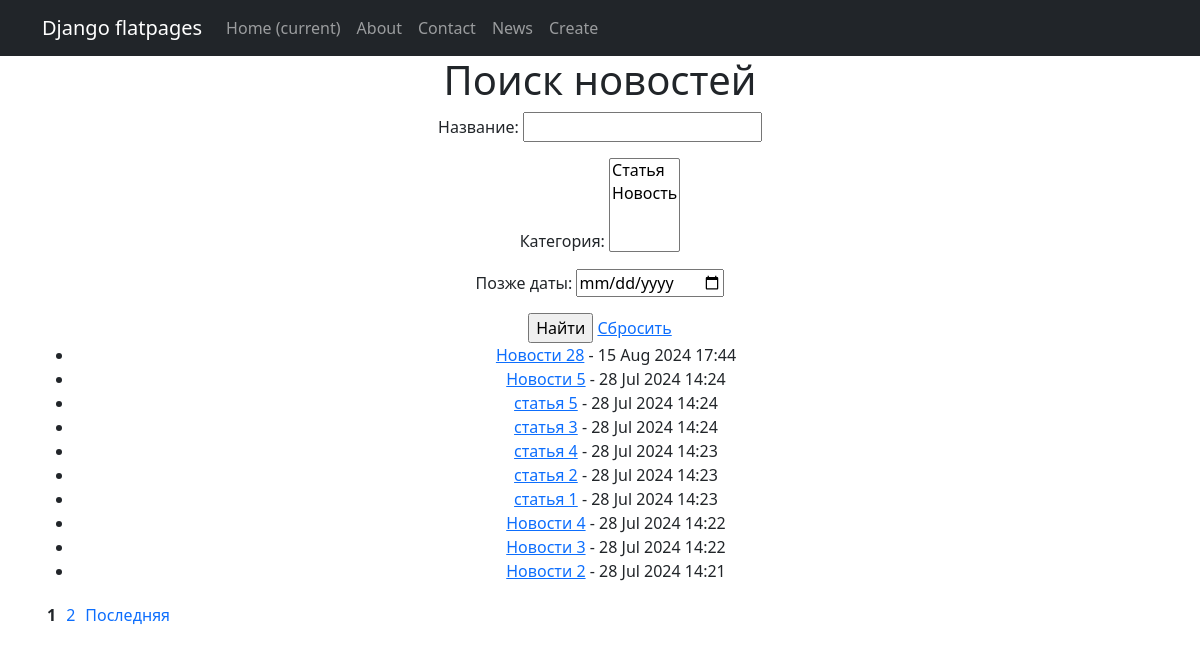
Page /news/news/search/ on the committed database.
### NewsApp/models.py (models this page shows, shortened)
class Post(models.Model):
    author = models.ForeignKey(Author, on_delete=models.CASCADE)
    NEWS = 'NW'
    ARTICLE = 'AR'
    CATEGORY_CHOICES = (
        (NEWS, 'Новость'),
        (ARTICLE, 'Статья')
    )
    categoryType = models.CharField(max_length=2, choices=CATEGORY_CHOICES, default=NEWS)
    dateCreation = models.DateTimeField(auto_now_add=True)
    postCategory = models.ManyToManyField(Category, through='PostCategory')
    title = models.CharField(max_length=128)
    text = models.TextField()
    rating = models.SmallIntegerField(default=0)
    class Meta:
        ordering = ['-dateCreation']  # Сортировка от более свежих к старым

### NewsApp/views.py (the view)
# urls.py: path('news/search/', PostSearchView.as_view(), name='post_search'),
class PostSearchView(ListView):
    model = Post
    template_name = 'news/post_search.html'
    context_object_name = 'posts'
    paginate_by = 10
    def get_queryset(self):
        queryset = super().get_queryset()
        self.filterset = PostFilter(self.request.GET, queryset)
        return self.filterset.qs
    def get_context_data(self, **kwargs):
        context = super().get_context_data(**kwargs)
        context['filterset'] = self.filterset
        return context

### NewsApp/models.py (called while the page is built)
    def __str__(self):
        return self.name

### NewsApp/templatetags/custom_filters.py (called while the page is built)
@register.filter
def censor(text):
    if not text:
        return text
    def replace_word(match):
        word = match.group(0)
        if word.lower() in CENSORED_WORDS:
            return word[0] + '*' * (len(word) - 1)
        return word
    pattern = re.compile(r'\b\w+\b', re.IGNORECASE)
    return pattern.sub(replace_word, text)

### NewsApp/templates/news/post_search.html (shortened to what this page needs)
{% extends 'flatpages/default.html' %}
{% load custom_filters %}
{% block content %}
  <h1>Поиск новостей</h1>
  <form action="" method="get">
    {{ filterset.form.as_p }}
    <input type="submit" value="Найти" />
    <a href="{% url 'post_search' %}">Сбросить</a>
  </form>
  <ul>
    {% for post in posts %}
      <li>
        <a href="{% url 'post_detail' post.pk %}">{{ post.title|censor }}</a> - {{ post.dateCreation|date:"d M Y H:i" }}
      </li>
    {% empty %}
      <li>Нет новостей</li>
    {% endfor %}
  </ul>
  <div class="pagination" style="text-align: center; margin-top: 20px;">
    <span style="margin: 0 5px; font-weight: bold;">{{ page_obj.number }}</span>
    {% if page_obj.has_next %}
      <a href="?page={{ page_obj.next_page_number }}" style="margin: 0 5px; text-decoration: none;">{{ page_obj.next_page_number }}</a>
      <a href="?page={{ page_obj.paginator.num_pages }}" style="margin: 0 5px; text-decoration: none;">Последняя</a>
    {% endif %}
  </div>
{% endblock %}

### rows in the picture
Post: title|censor "Новости 28", dateCreation "15 Aug 2024 17:44"
Post: title|censor "Новости 5", dateCreation "28 Jul 2024 14:24"
Post: title|censor "статья 5", dateCreation "28 Jul 2024 14:24"
Post: title|censor "статья 3", dateCreation "28 Jul 2024 14:24"
Post: title|censor "статья 4", dateCreation "28 Jul 2024 14:23"
Post: title|censor "статья 2", dateCreation "28 Jul 2024 14:23"
Post: title|censor "статья 1", dateCreation "28 Jul 2024 14:23"
Post: title|censor "Новости 4", dateCreation "28 Jul 2024 14:22"
Post: title|censor "Новости 3", dateCreation "28 Jul 2024 14:22"
Post: title|censor "Новости 2", dateCreation "28 Jul 2024 14:21"

### other values in the picture
{{ page_obj.number }} "1"
{{ page_obj.next_page_number }} "2"
